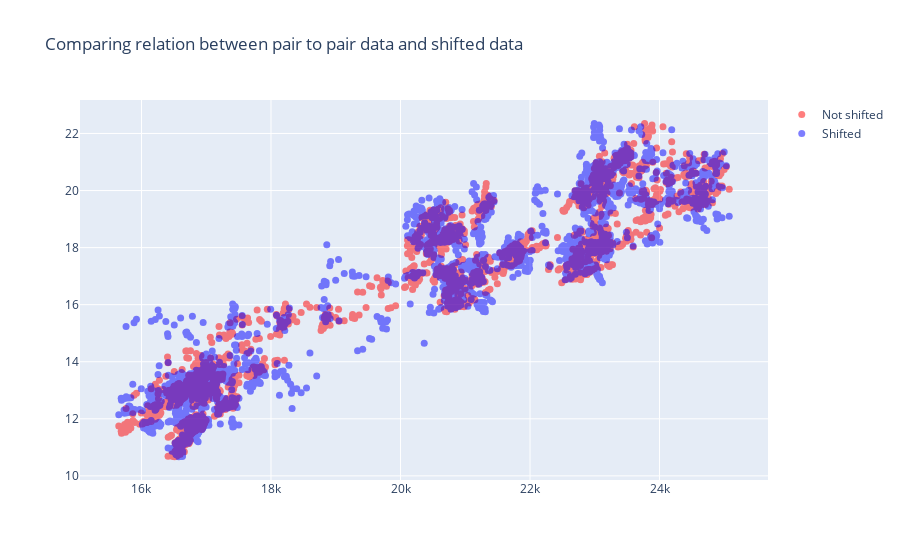

Notebook source saved alongside this figure:
### Code cell
SHIFT = 20
fig = make_subplots(
    rows=1, cols=1
)

fig.add_trace(
    go.Scatter(
        name="Not shifted",
        mode='markers',
        x=merged["Close"],
        y=merged[f'Close_{symbol_to_predict}'],
        opacity=0.5,
        marker=dict(
            color='Red',
            size=7,
        ),
    ),
    row=1,
    col=1,
)
fig.add_trace(
    go.Scatter(
        name="Shifted",
        mode='markers',
        x=merged["Close"].iloc[:-SHIFT],
        y=merged[f'Close_{symbol_to_predict}'].iloc[SHIFT:],
        opacity=0.5,
        marker=dict(
            color='blue',
            size=7,
        ),
    ),
    row=1,
    col=1,
)
fig.update_layout(
    xaxis_rangeslider_visible=False,
    showlegend=True,
    title_text="Comparing relation between pair to pair data and shifted data",
)

### Figure 1 — Plotly figure (JSON) as saved in the notebook; plotly's stock layout.template omitted (floating-point values rounded to 4 significant figures; data arrays with more than 128 entries replaced by an {"elided": "..."} marker saying what was removed)
{"data": [{"marker": {"color": "Red", "size": 7}, "mode": "markers", "name": "Not shifted", "opacity": 0.5, "type": "scatter", "x": {"elided": "2999 float values"}, "xaxis": "x", "y": {"elided": "2999 float values"}, "yaxis": "y"}, {"marker": {"color": "blue", "size": 7}, "mode": "markers", "name": "Shifted", "opacity": 0.5, "type": "scatter", "x": {"elided": "2979 float values"}, "xaxis": "x", "y": {"elided": "2979 float values"}, "yaxis": "y"}], "layout": {"showlegend": true, "title": {"text": "Comparing relation between pair to pair data and shifted data"}, "xaxis": {"anchor": "y", "domain": [0, 1], "rangeslider": {"visible": false}}, "yaxis": {"anchor": "x", "domain": [0, 1]}}}
